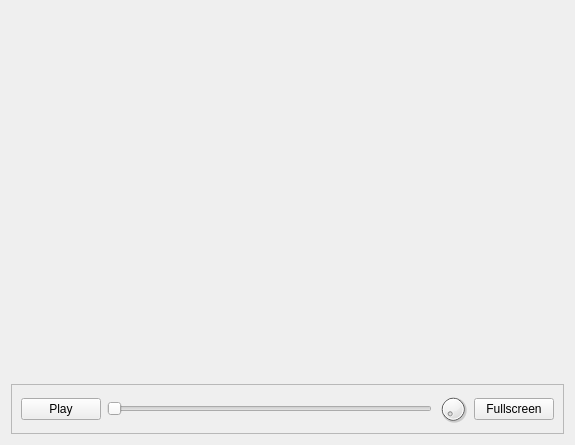
<?xml version="1.0" encoding="UTF-8"?>
<ui version="4.0">
 <class>KMediaWidgetPrivate</class>
 <widget class="QWidget" name="KMediaWidgetPrivate">
  <property name="geometry">
   <rect>
    <x>0</x>
    <y>0</y>
    <width>575</width>
    <height>445</height>
   </rect>
  </property>
  <property name="windowTitle">
   <string>KMediaWidget</string>
  </property>
  <property name="windowIcon">
   <iconset theme="applications-multimedia">
    <normaloff/>
   </iconset>
  </property>
  <layout class="QGridLayout" name="gridLayout">
   <item row="0" column="0" colspan="3">
    <widget class="QWidget" name="w_player" native="true">
     <property name="sizePolicy">
      <sizepolicy hsizetype="Preferred" vsizetype="Expanding">
       <horstretch>0</horstretch>
       <verstretch>0</verstretch>
      </sizepolicy>
     </property>
    </widget>
   </item>
   <item row="1" column="0" colspan="3">
    <widget class="QFrame" name="w_frame">
     <property name="frameShape">
      <enum>QFrame::StyledPanel</enum>
     </property>
     <property name="frameShadow">
      <enum>QFrame::Sunken</enum>
     </property>
     <layout class="QGridLayout" name="gridLayout_2">
      <item row="0" column="3">
       <widget class="QPushButton" name="w_fullscreen">
        <property name="text">
         <string>Fullscreen</string>
        </property>
        <property name="icon">
         <iconset theme="view-fullscreen"/>
        </property>
       </widget>
      </item>
      <item row="0" column="0">
       <widget class="QPushButton" name="w_play">
        <property name="text">
         <string>Play</string>
        </property>
        <property name="icon">
         <iconset theme="media-playback-start">
          <normaloff/>
         </iconset>
        </property>
       </widget>
      </item>
      <item row="0" column="2">
       <widget class="QDial" name="w_volume">
        <property name="maximumSize">
         <size>
          <width>30</width>
          <height>30</height>
         </size>
        </property>
       </widget>
      </item>
      <item row="0" column="1">
       <widget class="QSlider" name="w_position">
        <property name="orientation">
         <enum>Qt::Horizontal</enum>
        </property>
       </widget>
      </item>
     </layout>
    </widget>
   </item>
  </layout>
 </widget>
 <resources/>
 <connections/>
</ui>
